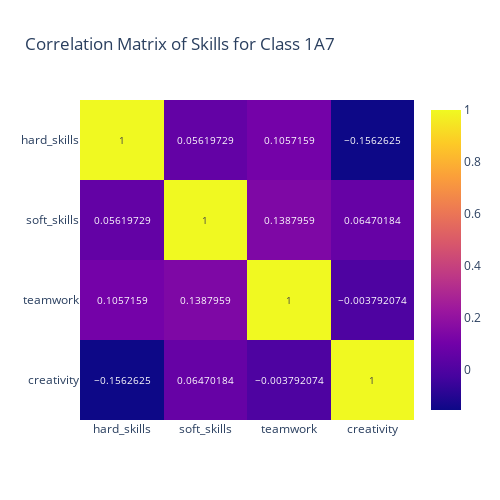

Here is the notebook cell this chart was saved with:
### Markdown cell above
#### Exploratory Data Analysis (EDA) for the Selected Class

### Code cell
# Correlation Matrix
fig = px.imshow(X.corr(), title=f'Correlation Matrix of Skills for Class {selected_class}', text_auto=True, aspect='auto')
fig.update_layout(height=500, width=500)
fig.show()

### Figure 1 — Plotly figure (JSON) as saved in the notebook; plotly's stock layout.template omitted (floating-point values rounded to 4 significant figures)
{"data": [{"coloraxis": "coloraxis", "hovertemplate": "x: %{x}<br>y: %{y}<br>color: %{z}<extra></extra>", "name": "0", "texttemplate": "%{z}", "type": "heatmap", "x": ["hard_skills", "soft_skills", "teamwork", "creativity"], "xaxis": "x", "y": ["hard_skills", "soft_skills", "teamwork", "creativity"], "yaxis": "y", "z": [[1.0, 0.0562, 0.1057, -0.1563], [0.0562, 1.0, 0.1388, 0.0647], [0.1057, 0.1388, 1.0, -0.003792], [-0.1563, 0.0647, -0.003792, 1.0]]}], "layout": {"coloraxis": {"colorscale": [[0, "#0d0887"], [0.1111, "#46039f"], [0.2222, "#7201a8"], [0.3333, "#9c179e"], [0.4444, "#bd3786"], [0.5556, "#d8576b"], [0.6667, "#ed7953"], [0.7778, "#fb9f3a"], [0.8889, "#fdca26"], [1, "#f0f921"]]}, "height": 500, "title": {"text": "Correlation Matrix of Skills for Class 1A7"}, "width": 500, "xaxis": {"anchor": "y", "domain": [0, 1]}, "yaxis": {"anchor": "x", "autorange": "reversed", "domain": [0, 1]}}}
